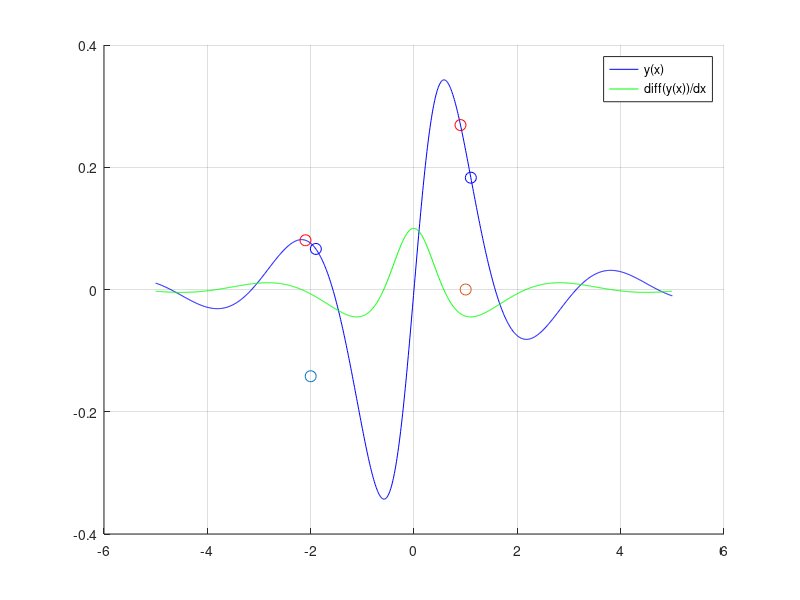

The MATLAB script that drew this image:
%Question3

x=-5:0.01:5
y=@(x) sin(x).*cos(x)./(x.*x+1)
dx=0.1;
yval=y(x)
hold on
grid on
plot(x,yval,'b')
x(1001)=[];
plot(x,diff(yval)/dx,'g')


plot(-2-dx,y(-2-dx),'ro','markersize',8)
plot(-2+dx,y(-2+dx),'bo','markersize',8)


dif1=(y(-2+dx)-y(-2-dx))/dx;
plot(-2,dif1,'oo', 'markersize',8)

plot(1-dx,y(1-dx),'ro','markersize',8)
plot(1+dx,y(1+dx),'bo','markersize',8)

dif2=(y(1+dx)-y(1+dx))/dx;
plot(1,dif2,'oo', 'markersize',8)


legend('y(x)','diff(y(x))/dx')